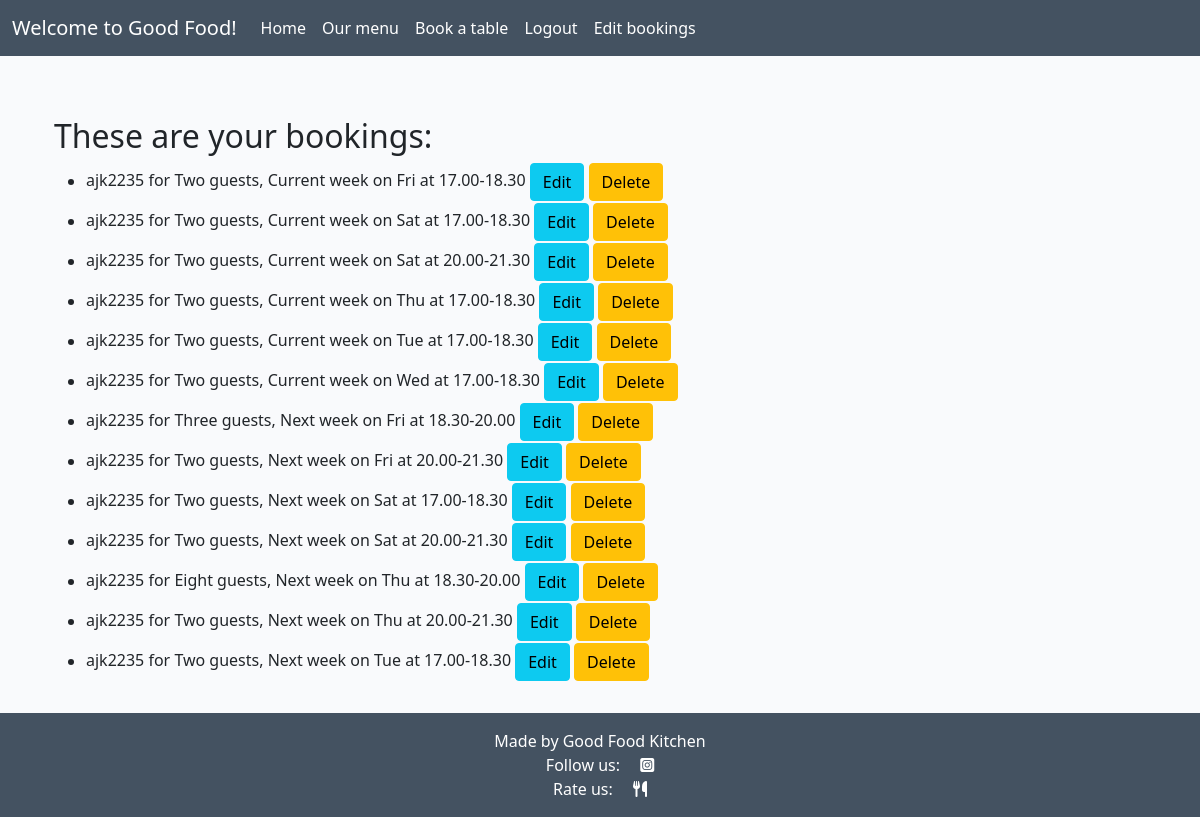
/booking_list (signed in), run on an earlier commit of the app's database.
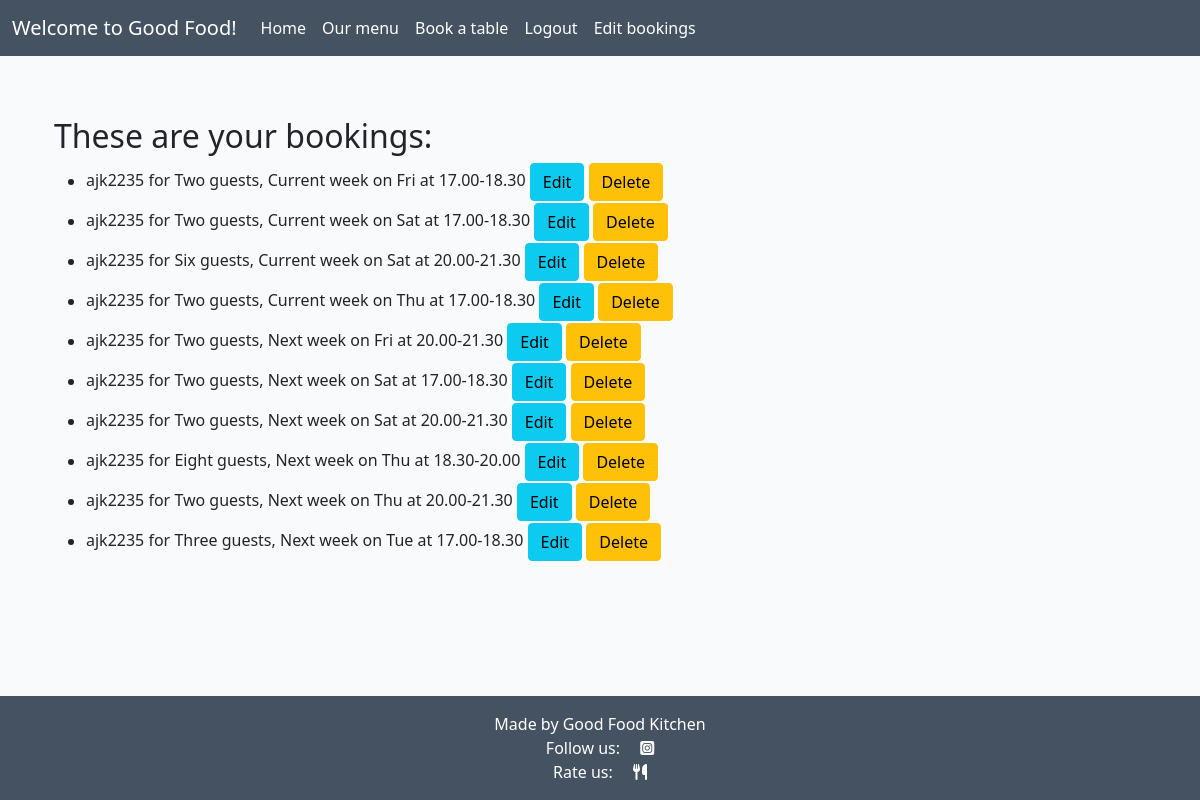
And on a later commit of the database.
### booktable/models.py (models this page shows, shortened)
class Booking(models.Model):
    THISWEEK = 'Current week'
    NEXTWEEK = 'Next week'
    WEEK_CHOICES = [
        (THISWEEK, 'This week'),
        (NEXTWEEK, 'Next week'),
    ]
    TUESDAY = 'Tue'
    WEDNESDAY = 'Wed'
    THURSDAY = 'Thu'
    FRIDAY = 'Fri'
    SATURDAY = 'Sat'
    OPENING_DAYS_CHOICES = [
        (TUESDAY, 'Tuesday'),
        (WEDNESDAY, 'Wednesday'),
        (THURSDAY, 'Thursday'),
        (FRIDAY, 'Friday'),
        (SATURDAY, 'Saturday'),
    ]
    DINNER1 = '17.00-18.30'
    DINNER2 = '18.30-20.00'
    DINNER3 = '20.00-21.30'
    SEATING_TIMES_CHOICES = [
        (DINNER1, '17.00-18.30'),
        (DINNER2, '18.30-20.00'),
        (DINNER3, '20.00-21.30'),
    ]
    ONE = 'One guest'
    TWO = 'Two guests'
    THREE = 'Three guests'
    FOUR = 'Four guests'
    FIVE = 'Five guests'
    SIX = 'Six guests'
    SEVEN = 'Seven guests'
    EIGHT = 'Eight guests'
    NUMBER_OF_GUESTS = [
        (ONE, 'One guest'),
        (TWO, 'Two guests'),
        (THREE, 'Three guests'),
        (FOUR, 'Four guests'),
        (FIVE, 'Five guests'),
        (SIX, 'Six guests'),
        (SEVEN, 'Seven guests'),
        (EIGHT, 'Eight guests'),
    ]
    booking_week = models.CharField(
        max_length=12,
        choices=WEEK_CHOICES,
        default=THISWEEK,
    )
    booking_day = models.CharField(
        max_length=10,
        choices=OPENING_DAYS_CHOICES,
        default=TUESDAY,
    )
    booking_time = models.CharField(
        max_length=20,
        choices=SEATING_TIMES_CHOICES,
        default=DINNER1,
    )
    booking_made = timezone.now()
    number_of_guests = models.CharField(
        max_length=20,
        choices=NUMBER_OF_GUESTS,
        default=TWO,
    )
    allergies = models.TextField(
        max_length=100,
        verbose_name='Allergies',
        blank=True,
    )
    guest = models.ForeignKey(User, on_delete=models.CASCADE, related_name="booking")
    objects = models.Manager()
    class Meta:
        ordering = ('booking_week', 'booking_day', 'booking_time')
        unique_together = ('guest', 'booking_week', 'booking_day', 'booking_time')

### booktable/views.py (the view)
# urls.py: path('booking_list', views.get_booking, name='booking_list'),
def get_booking(request):
    booking_list = Booking.objects.filter(guest=request.user)
    return render(request, 'booking_list.html', {'booking_list': booking_list})

### templates/booking_list.html
{% extends "base.html" %}
{% block content %}
<div class="col-12 mt-3 left">
    <div class="row">
        <div class="card-body">
            <div class="cover-text">
                {% if user.is_authenticated %}
                <br/>
                <div class="container">
                    <h2>These are your bookings:</h2>
                    <ul>
                        {% for booking in booking_list %}
                        <tr>
                            <td>
                                <li class="delete-items">{{ booking.guest }} for {{ booking.number_of_guests}}, {{ booking.booking_week}} on {{ booking.booking_day}} at {{ booking.booking_time}}
                            </td>
                            <td>
                                <a href="{% url 'edit-booking' booking.id %}" class="btn btn-info btn-xs">Edit</a>
                                <a href="{% url 'delete-booking' booking.id %}" class="btn btn-warning btn-xs">Delete</a></li>
                            </td>
                        </tr>
                        {% endfor %}
                    </ul>
                </div>
                {% endif %}
            </div>
        </div>
    </div>
</div>
{% endblock %}

### templates/base.html (shortened to what this page needs)
{% load static %}
<!DOCTYPE html>
<html class="h-100">
<head>
    <link rel="stylesheet" href="https://cdnjs.cloudflare.com/ajax/libs/font-awesome/5.15.3/css/all.min.css">
    <link href="https://cdn.jsdelivr.net/npm/bootstrap@5.0.1/dist/css/bootstrap.min.css" rel="stylesheet"
>
    <link rel="stylesheet" href="{% static 'css/style.css' %}">
</head>
<body class="d-flex flex-column h-100 main-bg">
    <nav class="navbar navbar-expand-lg navbar-light dark-bg">
        <div class="container-fluid">
            <a class="navbar-brand text-white" href="{% url 'home' %}">Welcome to Good Food!</a>
            <div class="collapse navbar-collapse" id="navbarText">
                <ul class="navbar-nav me-auto mb-2 mb-lg-0">
                    <li class="nav-item">
                        <a class="nav-link active text-white" aria-current="page" href="{% url 'home' %}">Home</a>
                    </li>
                    <li class="nav-item">
                        <a class="nav-link text-white" href="{% url 'menu' %}">Our menu</a>
                    </li>
                    <li class="nav-item">
                        <a class="nav-link text-white" href="{% url 'bookings' %}">Book a table</a>
                    </li>
                    {% if user.is_authenticated %}
                    <li class="nav-item">
                        <a class="nav-link text-white" href="{% url 'account_logout' %}">Logout</a>
                    </li>
                    <li class="nav-item">
                        <a class="nav-link text-white" href="{% url 'booking_list' %}">Edit bookings</a>
                    </li>
                    {% endif %}
                </ul>
            </div>
        </div>
    </nav>
    <main class="flex-shrink-0 main-bg">
                {% block content %}{% endblock content %}
    </main>
    <footer class="footer mt-auto py-3 dark-bg">
        <p class="m-0 text-center text-white">Made by Good Food Kitchen</p>
        <p class="m-0 text-center text-white">Follow us: <a href="https://www.instagram.com/" target="_blank"><i class="fab fa-instagram-square ms-3 text-white"></i></a></p>
        <p class="m-0 text-center text-white">Rate us: <a href="https://www.tripadvisor.se/" target="_blank"><i class="fa-solid fa-utensils ms-3 text-white"></i></a></p>
    </footer>
</body>
</html>

### static/css/style.css (style rules this page uses)
body { background-color: #F9FAFC; }
.dark-bg { background-color: #445261; }
.main-bg { background-color: #F9FAFC; }
.card-body { margin-top: 5px; }
.delete-items { margin-top: 2px; }

What changed in the data, as far as the page shows it:
removed Booking: guest "ajk2235", number_of_guests "Two guests", booking_week "Current week", booking_day "Tue", booking_time "17.00-18.30"
removed Booking: guest "ajk2235", number_of_guests "Two guests", booking_week "Current week", booking_day "Wed", booking_time "17.00-18.30"
no longer on this page (row edited): Booking: guest "ajk2235", number_of_guests "Three guests", booking_week "Next week", booking_day "Fri", booking_time "18.30-20.00"
changed Booking: number_of_guests "Two guests" → "Six guests"
changed Booking "Tue": number_of_guests "Two guests" → "Three guests"
